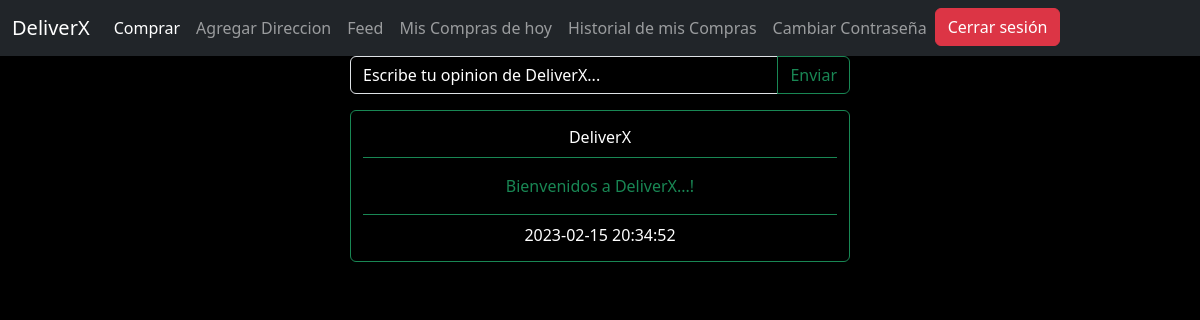
/noticias.php (signed in), run on the app's committed database.
### tables this page shows
CREATE TABLE `noticias` (
  `username` varchar(25) NOT NULL,
  `texto` varchar(255) NOT NULL,
  `fecha` datetime NOT NULL DEFAULT current_timestamp()
);

### noticias.php (the view, shortened to what this page needs)
<?php require_once "conecta_db.php";?>
<?php include "templates/navbar_usuario.php"?>
<!DOCTYPE html>
<html lang="es">
<head>
</head>
<body style="background-color: black; color: white;" class="">
    <form style="background-color: black; color: white;" class="web" action="alta_noticias.php" method="post">
<div class="web input-group mb-3">
  <input style="background-color: black; color: white;" type="text" class="form-control placeholder-white" name="texto" id="texto"  placeholder="Escribe tu opinion de DeliverX..." required>
  <button class="btn btn-outline-success" type="submit" id="button-addon2">Enviar</button>
</div>
</form>
<?php
$query = "SELECT * FROM noticias  ORDER BY fecha DESC";
$result = $conn->query($query);
while ($row = $result->fetch_assoc()) {
  echo '<div style="background-color: black; color: white;" class="web form-control card border-success mb-3" style="max-width: 18rem;">';
  echo '<div class="card-header bg-transparent border-success">' . $row['username'] . '</div>';
  echo '<div class="card-body text-success">';
  echo '<p class="card-text">' . $row['texto'] . '</p>';
  echo '</div>';
  echo '<div class="card-footer bg-transparent border-success">' . $row['fecha'] . '</div>';
  echo '</div>';
}
?>
</body>
</html>

### templates/navbar_usuario.php (style rules this page uses)
div { text-align: center; }

### noticias.php (style rules this page uses)
div { text-align: center; }
@media (min-width: 992px) { .web { margin: 0 auto; text-align: center; width: 100%; max-width: 500px; @extend .col-md-5; } }

### data on the page
noticias: username "DeliverX", texto "Bienvenidos a DeliverX...!", fecha "2023-02-15 20:34:52"
